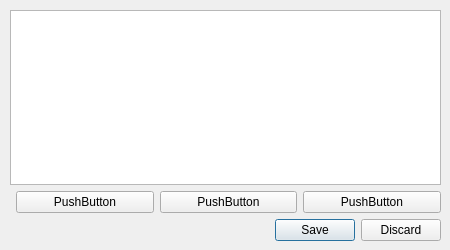
<?xml version="1.0" encoding="UTF-8"?>
<ui version="4.0" connectslotsbyname="false">
 <class>uiCamEditor</class>
 <widget class="QDialog" name="uiCamEditor">
  <property name="geometry">
   <rect>
    <x>0</x>
    <y>0</y>
    <width>450</width>
    <height>250</height>
   </rect>
  </property>
  <property name="windowTitle">
   <string>uiCamEditor</string>
  </property>
  <widget class="QWidget" name="formLayoutWidget">
   <property name="geometry">
    <rect>
     <x>10</x>
     <y>10</y>
     <width>431</width>
     <height>231</height>
    </rect>
   </property>
   <layout class="QFormLayout" name="formLayout">
    <item row="0" column="0" colspan="2">
     <widget class="QTreeView" name="treeView"/>
    </item>
    <item row="1" column="1">
     <layout class="QHBoxLayout" name="horizontalLayout">
      <property name="sizeConstraint">
       <enum>QLayout::SetDefaultConstraint</enum>
      </property>
      <item>
       <widget class="QPushButton" name="pushButton_3">
        <property name="text">
         <string>PushButton</string>
        </property>
       </widget>
      </item>
      <item>
       <widget class="QPushButton" name="pushButton">
        <property name="text">
         <string>PushButton</string>
        </property>
       </widget>
      </item>
      <item>
       <widget class="QPushButton" name="pushButton_2">
        <property name="text">
         <string>PushButton</string>
        </property>
       </widget>
      </item>
     </layout>
    </item>
    <item row="2" column="1">
     <widget class="QDialogButtonBox" name="buttonBoxDialog">
      <property name="standardButtons">
       <set>QDialogButtonBox::Discard|QDialogButtonBox::Save</set>
      </property>
     </widget>
    </item>
   </layout>
  </widget>
 </widget>
 <resources/>
 <connections/>
</ui>
